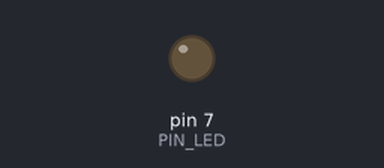
This sketch was run on a simulated Arduino Uno, built with avr-gcc and run on an emulated ATmega328P. Shown: output pins drawn as LEDs (lit = HIGH). Dashed ring = blinking. At 3.0 s the program stops and its outputs stay as they are.

Above: at 0.5 s.
At 2.7 s:
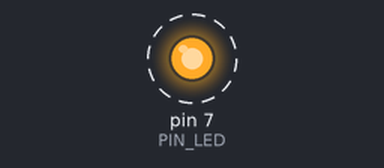
Timing chart, 0 to 3.0 s (numbered marks = the images above):
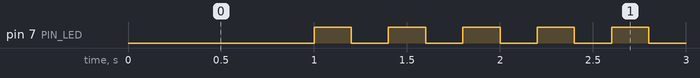

The sketch:

05_practice_2.ino
```cpp
#define PIN_LED 7
unsigned int toggle;

void setup() {
  pinMode(PIN_LED, OUTPUT);
  toggle = 0;
  digitalWrite(PIN_LED, toggle);
}

void loop() {
  digitalWrite(PIN_LED, 0);
  delay(1000);
  for (int i = 0; i < 10; i++) {
    toggle = toggle_state(toggle); // toggle LED value.
    digitalWrite(PIN_LED, toggle); // update LED status.
    delay(200); // wait for 1000 mileseconds
  }

  while (1) {
    digitalWrite(PIN_LED, 1);
  }
}

int toggle_state(int toggle) {
  return !toggle;
}
```

Measured:
- by itself, pin 7 (PIN_LED): alternates HIGH for 0.20 s and LOW for 0.20 s, 11 changes in all, then stays HIGH
